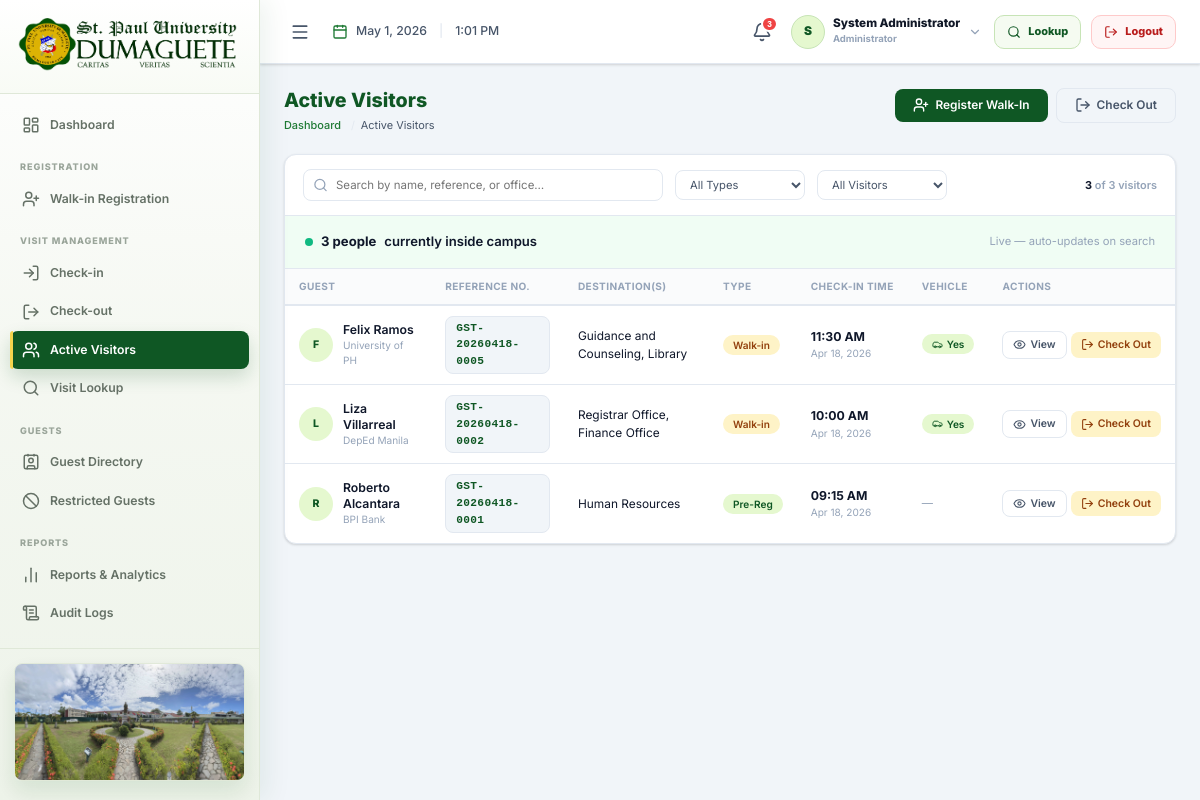
Page /public/visits/active.php (signed in) on the committed database.
### tables this page shows
CREATE TABLE IF NOT EXISTS `guest_visits` (
  `visit_id` INT(11) NOT NULL AUTO_INCREMENT,
  `guest_id` INT(11) NOT NULL,
  `visit_reference` VARCHAR(30) NOT NULL UNIQUE,        
  `qr_token` VARCHAR(100) DEFAULT NULL UNIQUE,          
  `registration_type` ENUM('pre_registered','walk_in') NOT NULL DEFAULT 'walk_in',
  `purpose_of_visit` TEXT NOT NULL,
  `visit_date` DATE NOT NULL,                           
  `expected_time_in` TIME DEFAULT NULL,                 
  `expected_time_out` TIME DEFAULT NULL,                
  `actual_check_in` DATETIME DEFAULT NULL,              
  `actual_check_out` DATETIME DEFAULT NULL,             
  `overall_status` ENUM('pending','checked_in','checked_out','cancelled','overstayed') NOT NULL DEFAULT 'pending',
  `has_vehicle` TINYINT(1) NOT NULL DEFAULT 0,
  `pass_number` VARCHAR(50) DEFAULT NULL,               
  `processed_by_guard_id` INT(11) DEFAULT NULL,         
  `notes` TEXT DEFAULT NULL,
  `created_at` DATETIME NOT NULL DEFAULT CURRENT_TIMESTAMP,
  `updated_at` DATETIME NOT NULL DEFAULT CURRENT_TIMESTAMP ON UPDATE CURRENT_TIMESTAMP,
  PRIMARY KEY (`visit_id`),
  FOREIGN KEY (`guest_id`) REFERENCES `guests`(`guest_id`) ON DELETE RESTRICT ON UPDATE CASCADE,
  FOREIGN KEY (`processed_by_guard_id`) REFERENCES `users`(`user_id`) ON DELETE SET NULL ON UPDATE CASCADE,
  INDEX `idx_visit_ref` (`visit_reference`),
  INDEX `idx_visit_qr` (`qr_token`),
  INDEX `idx_visit_date` (`visit_date`),
  INDEX `idx_visit_status` (`overall_status`)
);

CREATE TABLE IF NOT EXISTS `guests` (
  `guest_id` INT(11) NOT NULL AUTO_INCREMENT,
  `full_name` VARCHAR(150) NOT NULL,
  `contact_number` VARCHAR(20) DEFAULT NULL,
  `email` VARCHAR(150) DEFAULT NULL,
  `organization` VARCHAR(150) DEFAULT NULL,             
  `address` TEXT DEFAULT NULL,
  `id_type` VARCHAR(80) DEFAULT NULL,                   
  `id_number_masked` VARCHAR(50) DEFAULT NULL,          
  `photo_filename` VARCHAR(255) DEFAULT NULL,           
  `is_restricted` TINYINT(1) NOT NULL DEFAULT 0,        
  `restriction_reason` TEXT DEFAULT NULL,
  `created_at` DATETIME NOT NULL DEFAULT CURRENT_TIMESTAMP,
  `updated_at` DATETIME NOT NULL DEFAULT CURRENT_TIMESTAMP ON UPDATE CURRENT_TIMESTAMP,
  PRIMARY KEY (`guest_id`),
  INDEX `idx_guest_name` (`full_name`),
  INDEX `idx_guest_contact` (`contact_number`)
);

### includes/auth.php (called while the page is built, shortened)
<?php
require_once __DIR__ . '/helpers.php';
function isLoggedIn(): bool {
    return isset($_SESSION['user_id']) && !empty($_SESSION['user_id']);
}
function isAdmin(): bool {
    return isLoggedIn() && $_SESSION['user_role'] === ROLE_ADMIN;
}
function isAdminOrGuard(): bool {
    return isAdmin() || isGuard();
}
function getDashboardUrl(): string {
    return match ($_SESSION['user_role'] ?? '') {
        ROLE_ADMIN              => APP_URL . '/public/dashboard/admin.php',
        ROLE_GUARD              => APP_URL . '/public/dashboard/guard.php',
        ROLE_OFFICE_STAFF       => APP_URL . '/public/dashboard/office.php',
        ROLE_GUEST_HOUSE_STAFF  => APP_URL . '/public/dashboard/guest_house.php',
        default                 => APP_URL . '/public/auth/login.php',
    };
}

### includes/helpers.php (called while the page is built, shortened)
<?php
function formatDate(?string $date, string $format = 'M d, Y'): string {
    return date($format, strtotime($date));
}
function formatTime(?string $time): string {
    return date('h:i A', strtotime($time));
}

### public/visits/active.php (the view, shortened to what this page needs)
<?php
require_once __DIR__ . '/../../includes/auth.php';
require_once __DIR__ . '/../../includes/helpers.php';
$db = getDB();
$stmt = $db->prepare("
    SELECT gv.visit_id, gv.visit_reference, gv.actual_check_in,
           gv.registration_type, gv.has_vehicle, gv.expected_time_out,
           g.full_name AS guest_name, g.organization, g.is_restricted,
           GROUP_CONCAT(o.office_name ORDER BY vd.sequence_no SEPARATOR ', ') AS destinations
    FROM guest_visits gv
    JOIN guests g ON gv.guest_id = g.guest_id
    LEFT JOIN visit_destinations vd ON gv.visit_id = vd.visit_id
    LEFT JOIN offices o ON vd.office_id = o.office_id
    WHERE gv.overall_status = 'checked_in'
    GROUP BY gv.visit_id
    ORDER BY gv.actual_check_in DESC
");
$stmt->execute();
$visitors = $stmt->fetchAll();
$total = count($visitors);
include __DIR__ . '/../../includes/header.php';
?>
<div class="page-top">
  <div>
    <div class="page-title">Active Visitors</div>
    <ul class="breadcrumb">
      <li><a href="<?= getDashboardUrl() ?>">Dashboard</a></li>
      <li>Active Visitors</li>
    </ul>
  </div>
  <div class="page-actions">
    <?php if (isAdminOrGuard()): ?>
    <a href="<?= APP_URL ?>/public/visits/walkin.php" class="btn btn-primary">
      <i data-lucide="user-plus"></i> Register Walk-In
    </a>
    <a href="<?= APP_URL ?>/public/visits/checkout.php" class="btn btn-outline">
      <i data-lucide="log-out"></i> Check Out
    </a>
    <?php endif; ?>
  </div>
</div>
<div class="card">
  <div class="table-toolbar">
    <div class="table-search">
      <input type="text" id="searchInput" placeholder="Search by name, reference, or office…" autocomplete="off">
    </div>
    <select class="table-filter" id="typeFilter">
      <option value="">All Types</option>
    </select>
    <select class="table-filter" id="vehicleFilter">
      <option value="">All Visitors</option>
    </select>
    <div class="table-count">
      <span id="visibleCount"><?= $total ?></span> of <?= $total ?> visitors
    </div>
  </div>
  <div class="card-header" style="background:#f0fdf4;">
    <span style="display:flex;align-items:center;gap:8px;">
      <span class="live-dot"></span>
      <strong><?= $total ?> <?= $total === 1 ? 'person' : 'people' ?></strong> currently inside campus
    </span>
    <span style="font-size:.8rem;color:var(--text-m);font-weight:400;">Live — auto-updates on search</span>
  </div>
  <div class="table-responsive">
    <table class="data-table" id="visitorsTable">
      <thead>
        <tr>
          <th>Guest</th>
          <th>Reference No.</th>
          <th>Destination(s)</th>
          <th>Type</th>
          <th>Check-In Time</th>
          <th>Vehicle</th>
          <th>Actions</th>
        </tr>
      </thead>
      <tbody>
      <?php if (empty($visitors)): ?>
      <tr>
        <td colspan="7">
          <div class="table-empty">
            <i data-lucide="users" style="width:40px;height:40px;margin:0 auto 12px;display:block;opacity:.3;"></i>
            No active visitors right now.
          </div>
        </td>
      </tr>
      <?php else: ?>
      <?php foreach ($visitors as $v): ?>
      <tr data-type="<?= htmlspecialchars($v['registration_type']) ?>"
          data-vehicle="<?= $v['has_vehicle'] ? '1' : '0' ?>">
        <td>
          <div class="guest-cell">
            <div class="guest-avatar" style="<?= $v['is_restricted'] ? 'background:var(--danger-l);color:var(--danger)' : '' ?>">
              <?= strtoupper(substr($v['guest_name'], 0, 1)) ?>
            </div>
            <div>
              <div class="guest-name">
                <?= htmlspecialchars($v['guest_name']) ?>
              </div>
              <div class="guest-ref"><?= htmlspecialchars($v['organization'] ?? '') ?></div>
            </div>
          </div>
        </td>
        <td>
          <span class="ref-chip"><?= htmlspecialchars($v['visit_reference']) ?></span>
        </td>
        <td style="max-width:200px;">
          <div style="font-size:.85rem;color:var(--text);"><?= htmlspecialchars($v['destinations'] ?? '—') ?></div>
        </td>
        <td>
          <span class="badge <?= $v['registration_type'] === 'walk_in' ? 'badge-warning' : 'badge-blue' ?>">
            <?= $v['registration_type'] === 'walk_in' ? 'Walk-in' : 'Pre-Reg' ?>
          </span>
        </td>
        <td style="white-space:nowrap;">
          <strong><?= formatTime($v['actual_check_in']) ?></strong>
          <div style="font-size:.72rem;color:var(--text-m);"><?= formatDate($v['actual_check_in']) ?></div>
        </td>
        <td>
          <?php if ($v['has_vehicle']): ?>
          <span class="badge badge-info"><i data-lucide="car" style="width:11px;height:11px;"></i> Yes</span>
          <?php else: ?>
          <span style="color:var(--text-m);font-size:.8rem;">—</span>
          <?php endif; ?>
        </td>
        <td>
          <div class="tbl-actions">
            <a href="<?= APP_URL ?>/public/visits/view.php?id=<?= $v['visit_id'] ?>" class="btn-tbl btn-tbl-outline">
              <i data-lucide="eye"></i> View
            </a>
            <?php if (isAdminOrGuard()): ?>
            <a href="<?= APP_URL ?>/public/visits/checkout.php?id=<?= $v['visit_id'] ?>" class="btn-tbl btn-tbl-warn">
              <i data-lucide="log-out"></i> Check Out
            </a>
            <?php endif; ?>
          </div>
        </td>
      </tr>
      <?php endforeach; ?>
      <?php endif; ?>
      </tbody>
    </table>
  </div>
</div>
<?php include __DIR__ . '/../../includes/footer.php'; ?>

### rows in the picture
guest_visits: guest.full_name "F", guest.full_name "Felix Ramos", guest.organization "University of PH", visit_reference "GST-20260418-0005", destinations "Guidance and Counseling, Library", registration_type "Walk-in", actual_check_in "11:30 AM", actual_check_in "Apr 18, 2026", has_vehicle 1 (drawn)
guest_visits: guest.full_name "L", guest.full_name "Liza Villarreal", guest.organization "DepEd Manila", visit_reference "GST-20260418-0002", destinations "Registrar Office, Finance Office", registration_type "Walk-in", actual_check_in "10:00 AM", actual_check_in "Apr 18, 2026", has_vehicle 1 (drawn)
guest_visits: guest.full_name "R", guest.full_name "Roberto Alcantara", guest.organization "BPI Bank", visit_reference "GST-20260418-0001", destinations "Human Resources", registration_type "Pre-Reg", actual_check_in "09:15 AM", actual_check_in "Apr 18, 2026"

### other values in the picture
substr(currentUserName(), 0, 1) "S"
currentUserName() "System Administrator"
statusLabel(currentUserRole()) "Administrator"
$quickActionLabel "Lookup"
$total "3"
